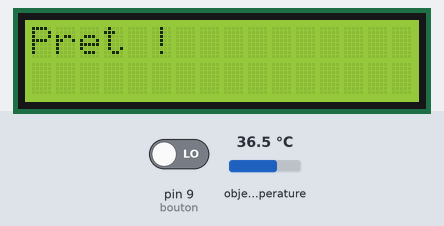
The sketch below on a simulated Arduino Uno, built with avr-gcc and run on an emulated ATmega328P. Shown: 16×2 character LCD. The test bench sets the inputs (shaded band); at power-on: pin 9 (bouton) LOW, object temperature 36.5 °C.

Above: at 2.2 s.
2.3 s: pin 9 (bouton) driven HIGH
At 3.3 s:
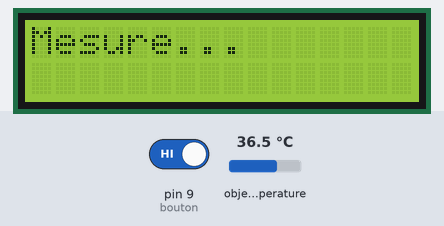
At 3.9 s:
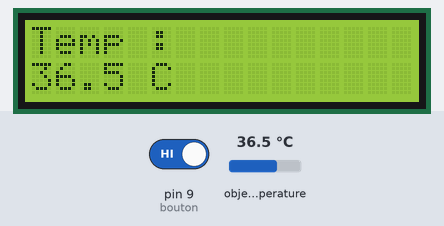
Timing chart, 0 to 5.4 s (numbered marks = the images above; inputs shaded):
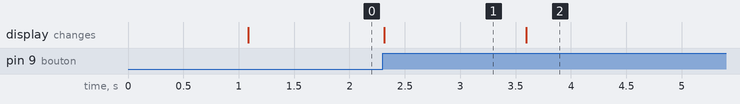

Measured:
- after the input at 2.3 s, the display: changes at once (image 1)
- what the display in image 1 shows lasts 1.3 s, from 2.3 s to 3.6 s

The sketch:

thermometre_infrarouge.ino
```cpp
#include <Wire.h>
#include <LiquidCrystal_I2C.h>
#include <Adafruit_MLX90614.h>

LiquidCrystal_I2C lcd(0x27, 16, 2);
Adafruit_MLX90614 mlx = Adafruit_MLX90614();

const int bouton = 9;

void setup() {
  pinMode(bouton, INPUT);
  Wire.begin();
  lcd.begin(16, 2);
  lcd.backlight();
  lcd.clear();
  lcd.setCursor(0, 0);
  lcd.print("Init...");
  mlx.begin();
  delay(1000);
  ShowTemp(-1);
}

void loop() {
  static bool lastState = LOW;
  bool state = digitalRead(bouton);
  if (state == HIGH && lastState == LOW) {
    lcd.clear();
    lcd.setCursor(0, 0);
    lcd.print("Mesure...");
    float temperature = GetTemp();
    ShowTemp(temperature);
  }

  lastState = state;
}

float GetTemp() {
  float temp = 0;
  int compteur = 0;
  for (int i = 0; i < 25; i++) {
    float t = mlx.readObjectTempC();
    if (!isnan(t)){
      temp += t;
      compteur += 1;
      delay(50);
    }
  }
  return temp / compteur;
}

void ShowTemp(float temperature) {
  lcd.clear();
  if (temperature == -1) {
    lcd.setCursor(0, 0);
    lcd.print("Pret !");
  } else if (temperature == 0) {
    lcd.setCursor(0, 0);
    lcd.print("Erreur !");
    delay(3000);
    ShowTemp(-1);
  } else {
    lcd.setCursor(0, 0);
    lcd.print("Temp :");
    lcd.setCursor(0, 1);
    lcd.print(temperature, 1);
    lcd.print(" C");
    delay(3000);
    ShowTemp(-1);
  }
}
```
